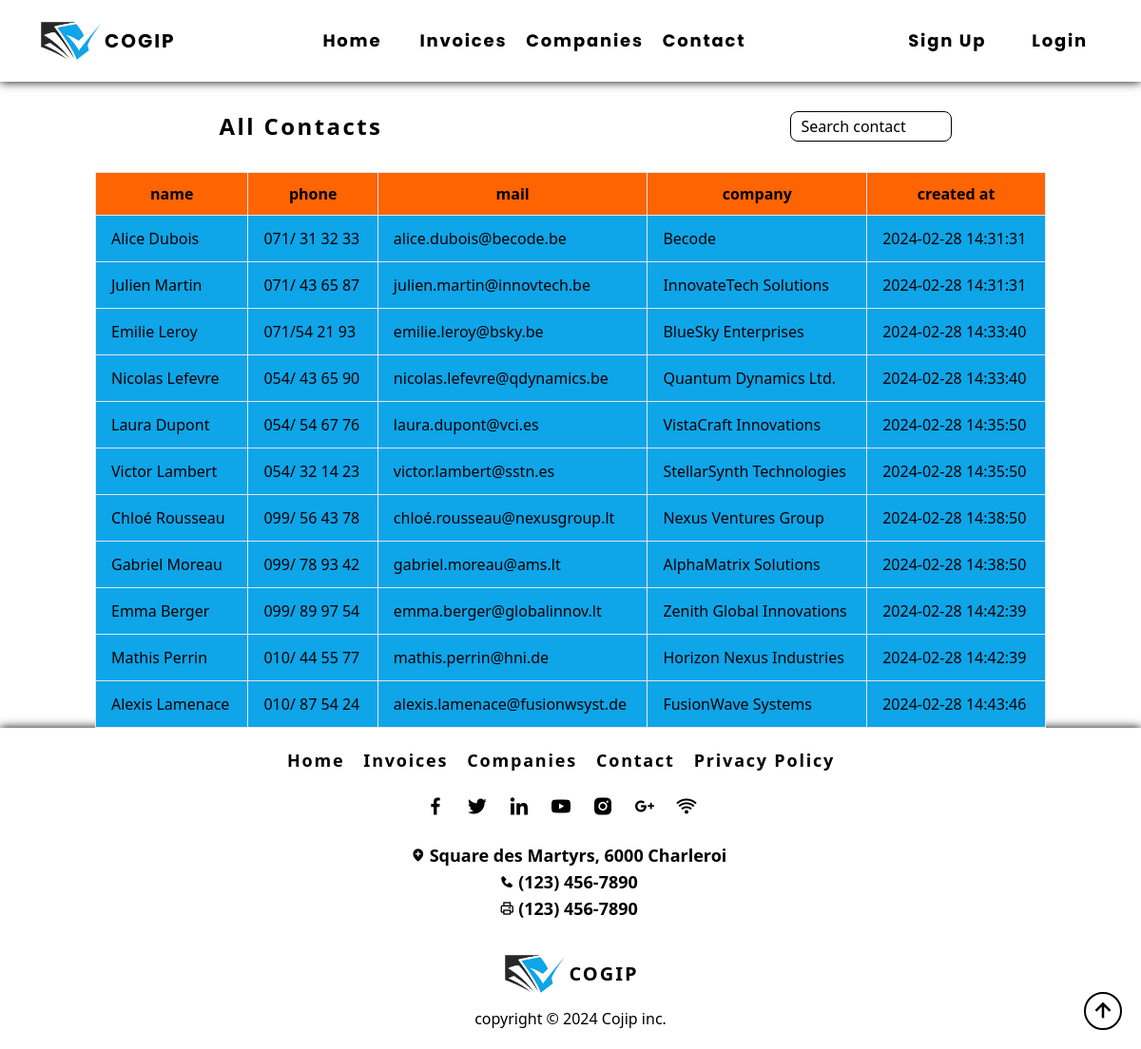
The app's page /index.php?page=contacts-index with its own data.
### tables this page shows
CREATE TABLE `contacts` (
  `id` int(11) NOT NULL,
  `name` varchar(50) NOT NULL,
  `email` varchar(50) DEFAULT NULL,
  `company_id` int(11) DEFAULT NULL,
  `phone` varchar(50) DEFAULT NULL,
  `created_at` datetime DEFAULT current_timestamp(),
  `updated_at` datetime DEFAULT current_timestamp() ON UPDATE current_timestamp()
);

CREATE TABLE `companies` (
  `id` int(11) NOT NULL,
  `name` varchar(50) NOT NULL,
  `type_id` int(11) DEFAULT NULL,
  `country` varchar(50) DEFAULT NULL,
  `tva` varchar(50) DEFAULT NULL,
  `created_at` datetime DEFAULT current_timestamp(),
  `update_dat` datetime DEFAULT current_timestamp() ON UPDATE current_timestamp()
);

### Controller/ContactsController.php (called while the page is built, shortened)
<?php
class ContactsController {
    public function index()
    {
        $contacts = $this->getContacts();
        require('View/Contacts/index.php');
    }
    private function getContacts()
    {
        require('Connect/Cogip.php');
        $req = $bdd->prepare('SELECT * FROM contacts');
        $req->execute();
        $rawContacts = $req->fetchAll();
        $contacts = [];
        foreach ($rawContacts as $rawContact) {
            $contacts[] = new Contacts($rawContact['name'], $rawContact['email'], $rawContact['phone'], $rawContact['company_id'], $rawContact['created_at'], $rawContact['id']);
        }
        return $contacts;
    }
}

### Model/Contacts.php (called while the page is built, shortened)
<?php
class Contacts {
    public function __construct(string $name, string $email, string $phone, int $company_id, string $created_at, int $id) {
        $this->name = $name;
        $this->email = $email;
        $this->phone = $phone;
        $this->created_at = $created_at;
        $this->id = $id;
    }
}

### Controller/CompaniesController.php (called while the page is built, shortened)
<?php
class CompaniesController
{
    public function singleCompany($id) {
        require 'Connect/Cogip.php';
        $statement = $bdd->prepare("SELECT id, name, country, tva, created_at FROM companies WHERE id = $id");
        $statement->execute();
        $rawCompanies = $statement->fetchAll();
        $companies = [];
        foreach ($rawCompanies as $rawCompagny)
        {
            $companies[] = new Companies($rawCompagny['name'], $rawCompagny['country'], $rawCompagny['tva'], $rawCompagny['created_at'], $rawCompagny['id']);
        }
        return $companies;
    }
}

### Model/Compagnies.php (called while the page is built, shortened)
<?php
class Companies
{
    public function __construct(string $name, string $country, string $tvaNumber, string $created_at, int $id)
    {
        $this->name = $name;
    }
}

### View/Contacts/index.php (the view)
<?php require 'View/includes/header.php' ?>
<main class="pt-[85px] min-h-[120vh]">
    <section>
        <div class="w-full flex flex-col justify-center items-center">
            <div class="w-full flex justify-around items-center">
                <h2 class="title_contact font-bold text-2xl capitalize tracking-widest m-8">all contacts</h2>
                <input class="focus:outline-none placeholder:text-black rounded-lg p-2.5 border border-solid border-black h-8 w-[170px]" type="text" name="table_invoice_search" placeholder="Search contact">
            </div>
            <div class="table_contact scroll-shadow-table border-black">
                <table class="mx-auto w-[1000px]">
                    <thead class="bg-primary-color-orange">
                        <tr>
                            <th class="px-4 py-2.5 border">name</th>
                            <th class="px-4 py-2.5 border">phone</th>
                            <th class="px-4 py-2.5 border">mail</th>
                            <th class="px-4 py-2.5 border">company</th>
                            <th class="px-4 py-2.5 border">created at</th>
                        </tr>
                    </thead>
                    <tbody>
                        <?php foreach ($contacts as $contact) : ?>
                            <?php $company = (new CompaniesController())->singleCompany($contact->company_id); ?>
                            <tr>
                                <td class="bg-sky-500/100 px-4 py-3 border"><a href='index.php?page=contacts-show&id=<?= $contact->id ?>'><?= $contact->name ?></a></td>
                                <td class="bg-sky-500/100 px-4 py-3 border"><?= $contact->phone ?></td>
                                <td class="bg-sky-500/100 px-4 py-3 border"> <?= $contact->email ?></td>
                                <td class="bg-sky-500/100 px-4 py-3 border"> <?= $company[0]->name ?></td>
                                <td class="bg-sky-500/100 px-4 py-3 border"> <?= $contact->created_at ?></td>
                            </tr>
                        <?php endforeach; ?>
                    </tbody>
                </table>
            </div>
        </div>
    </section>
</main>
<?php require 'View/includes/footer.php' ?>

### View/Includes/header.php (style rules this page uses)
body { overflow-x: hidden; }
.table_invoice, .table_contact, .table_companies, .link_home, .faq, .card { transition: box-shadow 0.5s ease; }

### records on screen
contacts: name "Alice Dubois", phone "071/ 31 32 33", email "alice.dubois@becode.be", company.name "Becode", created_at "2024-02-28 14:31:31"
contacts: name "Julien Martin", phone "071/ 43 65 87", email "julien.martin@innovtech.be", company.name "InnovateTech Solutions", created_at "2024-02-28 14:31:31"
contacts: name "Emilie Leroy", phone "071/54 21 93", email "emilie.leroy@bsky.be", company.name "BlueSky Enterprises", created_at "2024-02-28 14:33:40"
contacts: name "Nicolas Lefevre", phone "054/ 43 65 90", email "nicolas.lefevre@qdynamics.be", company.name "Quantum Dynamics Ltd.", created_at "2024-02-28 14:33:40"
contacts: name "Laura Dupont", phone "054/ 54 67 76", email "laura.dupont@vci.es", company.name "VistaCraft Innovations", created_at "2024-02-28 14:35:50"
contacts: name "Victor Lambert", phone "054/ 32 14 23", email "victor.lambert@sstn.es", company.name "StellarSynth Technologies", created_at "2024-02-28 14:35:50"
contacts: name "Chloé Rousseau", phone "099/ 56 43 78", email "chloé.rousseau@nexusgroup.lt", company.name "Nexus Ventures Group", created_at "2024-02-28 14:38:50"
contacts: name "Gabriel Moreau", phone "099/ 78 93 42", email "gabriel.moreau@ams.lt", company.name "AlphaMatrix Solutions", created_at "2024-02-28 14:38:50"
contacts: name "Emma Berger", phone "099/ 89 97 54", email "emma.berger@globalinnov.lt", company.name "Zenith Global Innovations", created_at "2024-02-28 14:42:39"
contacts: name "Mathis Perrin", phone "010/ 44 55 77", email "mathis.perrin@hni.de", company.name "Horizon Nexus Industries", created_at "2024-02-28 14:42:39"
contacts: name "Alexis Lamenace", phone "010/ 87 54 24", email "alexis.lamenace@fusionwsyst.de", company.name "FusionWave Systems", created_at "2024-02-28 14:43:46"
